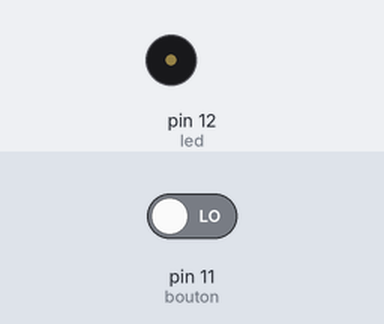
Recording of a sketch running on a simulated Arduino Uno, built with avr-gcc and run on an emulated ATmega328P. Parts: buzzer (waves = sounding). The inputs (shaded band) are chosen by the test bench; at power-on: pin 11 (bouton) LOW.

Above: at 1.2 s.
1.3 s: pin 11 (bouton) driven HIGH
At 2.5 s:
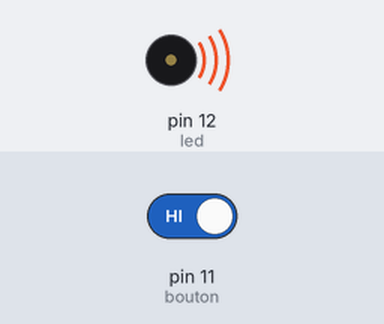
2.8 s: pin 11 (bouton) driven LOW
At 3.8 s:
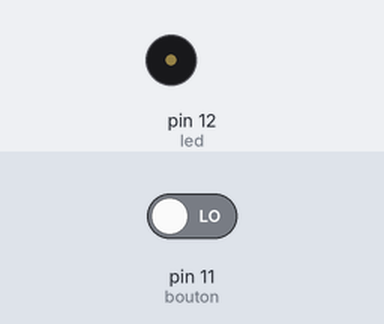
Timing chart, 0 to 5.8 s (numbered marks = the images above; inputs shaded):
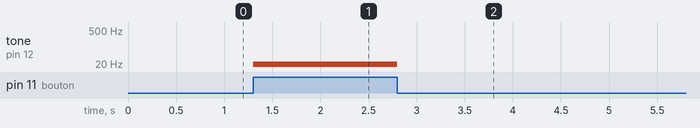

The sketch:

progFrancois1.ino
```cpp
int bouton=11;
int led=12;
void setup() { //setup (faire au début)
pinMode(led,OUTPUT);//mettre "led" en sortie
} //fin du setup
void loop() { //loop (recomencer à l'infini:)
    if (digitalRead(bouton)){ //si bouton pressé faire:
      tone(led,5); //commencer buzz
} //fin du "si"
else { //sinon faire:
    noTone(led); //arreter buzz
} //fin du "sinon"
} //fin du loop
```

Measured:
- after the input at 1.3 s, tone on pin 12 (led): silent → 5 Hz at once
- after the input at 2.8 s, tone on pin 12 (led): 5 Hz → silent at once
